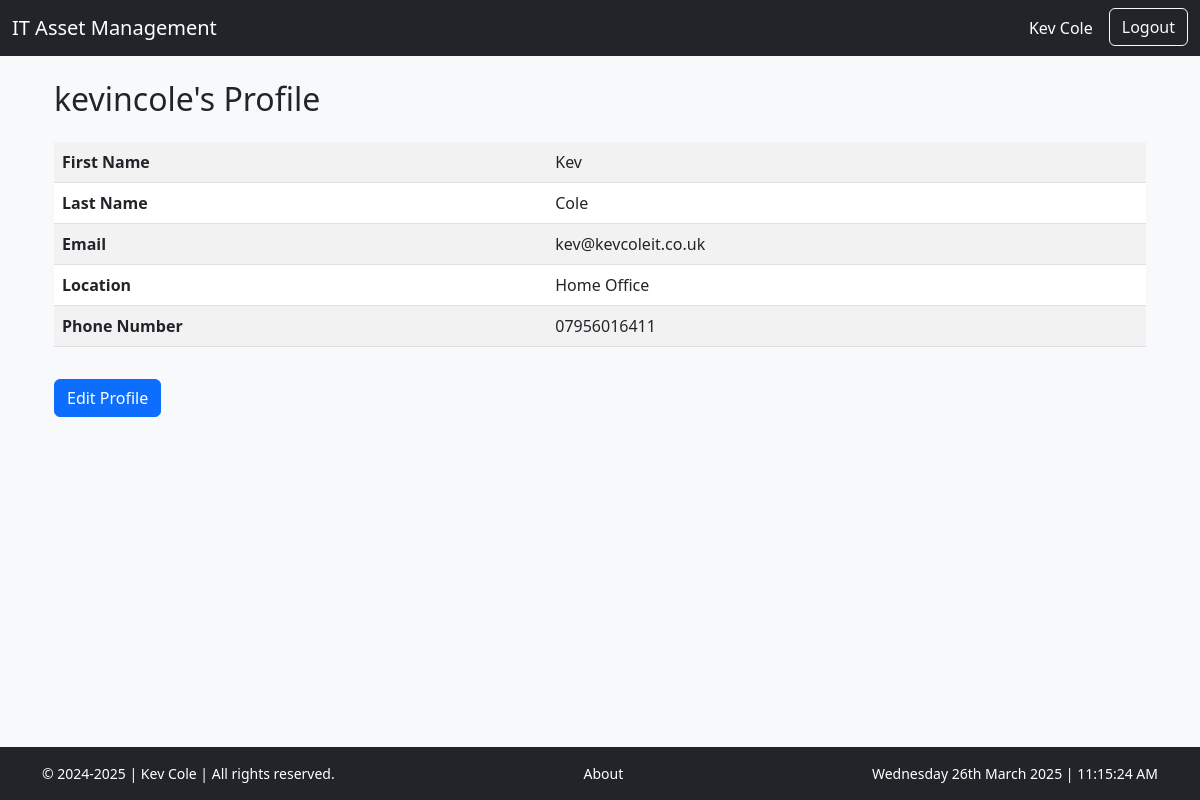
/accounts/profile/ (signed in), run on the app's committed database.
### it_asset/models.py (models this page shows, shortened)
class Profile(models.Model):
    user = models.OneToOneField(User, on_delete=models.CASCADE)
    first_name = models.CharField(max_length=30, blank=True)
    last_name = models.CharField(max_length=30, blank=True)
    location = models.CharField(max_length=100, blank=True)
    phone_number = models.CharField(max_length=15, blank=True)

### it_asset/views.py (the view)
# urls.py: path('profile/', views.user_profile, name='profile'),
@login_required
def user_profile(request):
    profile = request.user.profile  # Fetch the user's profile
    return render(request, 'profiles/profile.html', {'profile': profile})

### it_asset/templates/profiles/profile.html (shortened to what this page needs)
{% extends "base.html" %}
{% block content %}
<div class="container mt-4">
    <h2 class="mb-4">{{ user.username }}'s Profile</h2>
    <table class="table table-striped table-hover">
        <tr>
            <th>First Name</th>
            <td>{{ profile.first_name }}</td>
        </tr>
        <tr>
            <th>Last Name</th>
            <td>{{ profile.last_name }}</td>
        </tr>
        <tr>
            <th>Email</th>
            <td>{{ user.email }}</td>
        </tr>
        <tr>
            <th>Location</th>
            <td>{{ profile.location }}</td>
        </tr>
        <tr>
            <th>Phone Number</th>
            <td>{{ profile.phone_number }}</td>
        </tr>
    </table>
    <a href="{% url 'profile_edit' %}" class="btn btn-primary mt-3">Edit Profile</a>
</div>
{% endblock %}

### it_asset/templates/base.html (shortened to what this page needs)
<!DOCTYPE html>
<html lang="en">
<head>
    <link href="https://cdn.jsdelivr.net/npm/bootstrap@5.3.0-alpha1/dist/css/bootstrap.min.css" rel="stylesheet">
</head>
<body>
    <nav class="navbar navbar-expand-lg navbar-dark bg-dark">
        <div class="container-fluid">
            <a class="navbar-brand" href="/">IT Asset Management</a>
            <div class="collapse navbar-collapse" id="navbarNav">
                <ul class="navbar-nav ms-auto">
                    {% if user.is_authenticated %}
                        <li class="nav-item">
                            <a class="nav-link text-white me-2" href="{% url 'user_profile' %}">
                                {{ user.get_full_name|default:user.username }}
                            </a>
                        </li>
                        <li class="nav-item">
                            <a class="btn btn-outline-light" href="{% url 'logout' %}">Logout</a>
                        </li>
                    {% else %}
                        <li class="nav-item">
                            <a class="btn btn-outline-light" href="{% url 'login' %}">Login</a>
                        </li>
                    {% endif %}
                </ul>
            </div>
        </div>
    </nav>
    <div class="container">
        {% block content %}{% endblock %}
    </div>
    <footer class="bg-dark text-white text-center py-3 fixed-bottom">
        <div class="container d-flex justify-content-between small">
            <span>&copy; 2024-2025 | Kev Cole | All rights reserved.</span>
            <span>
                <a href="{% url 'about' %}" class="text-white text-decoration-none">About</a>
            </span>
            <span id="liveDateTime"></span>
        </div>
    </footer>
</body>
</html>

### it_asset/templates/base.html (style rules this page uses)
body { background-color: #f8f9fa; }
.navbar { margin-bottom: 20px; }

### data on the page
Profile: first_name "Kev", last_name "Cole", location "Home Office", phone_number "07956016411"

### other printed values
{{ user.get_full_name|default:user.username }} "Kev Cole"
{{ user.username }} "kevincole"
{{ user.email }} "kev@kevcoleit.co.uk"
